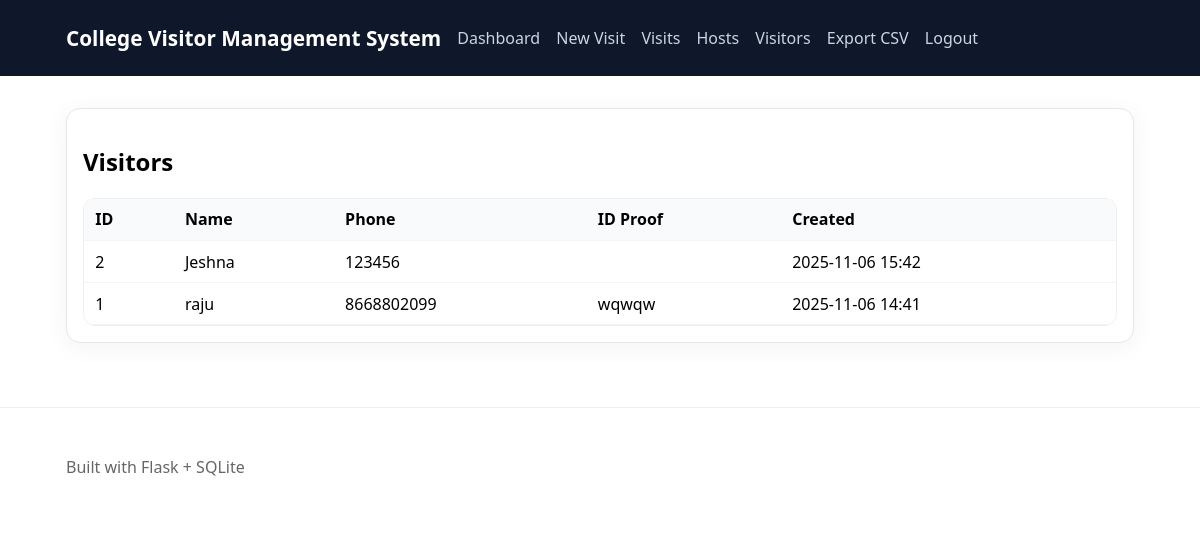
The app's page /visitors (signed in) with its own data.
### app.py (models this page shows)
class Visitor(db.Model):
    id = db.Column(db.Integer, primary_key=True)
    name = db.Column(db.String(120), nullable=False)
    phone = db.Column(db.String(30))
    id_proof = db.Column(db.String(120))
    created_at = db.Column(db.DateTime, default=datetime.utcnow)
    visits = db.relationship("Visit", backref="visitor", lazy=True)

### app.py (the view)
    @app.route("/visitors")
    def visitors_page():
        if (resp := require_login()) is not None:
            return resp
        visitors = Visitor.query.order_by(Visitor.created_at.desc()).all()
        return render_template("visitors.html", visitors=visitors)

### templates/visitors.html
{% extends "base.html" %}
{% block content %}
<section class="card">
  <h2>Visitors</h2>
  <div class="table-wrapper">
    <table>
      <thead><tr><th>ID</th><th>Name</th><th>Phone</th><th>ID Proof</th><th>Created</th></tr></thead>
      <tbody>
        {% for s in visitors %}
          <tr>
            <td>{{ s.id }}</td>
            <td>{{ s.name }}</td>
            <td>{{ s.phone or '' }}</td>
            <td>{{ s.id_proof or '' }}</td>
            <td>{{ s.created_at.strftime('%Y-%m-%d %H:%M') }}</td>
          </tr>
        {% endfor %}
      </tbody>
    </table>
  </div>
</section>
{% endblock %}

### static/css/style.css (style rules this page uses)
* { box-sizing:border-box }
html,body { margin:0;padding:0;font-family:system-ui,-apple-system,Segoe UI,Roboto,Ubuntu,Cantarell,Arial,sans-serif }
.card { background:#fff;border:1px solid #e5e7eb;border-radius:14px;box-shadow:0 4px 24px rgba(0,0,0,.05);padding:1rem;margin:1rem 0 }
.table-wrapper { overflow:auto;border-radius:12px;border:1px solid #eee }
table { width:100%;border-collapse:collapse }
th,td { padding:.6rem .7rem;border-bottom:1px solid #f1f5f9;text-align:left;white-space:nowrap }
thead th { background:#f8fafc;font-weight:600 }

### records on screen
Visitor: id "2", name "Jeshna", phone "123456", created_at "2025-11-06 15:42"
Visitor: id "1", name "raju", phone "8668802099", id_proof "wqwqw", created_at "2025-11-06 14:41"
